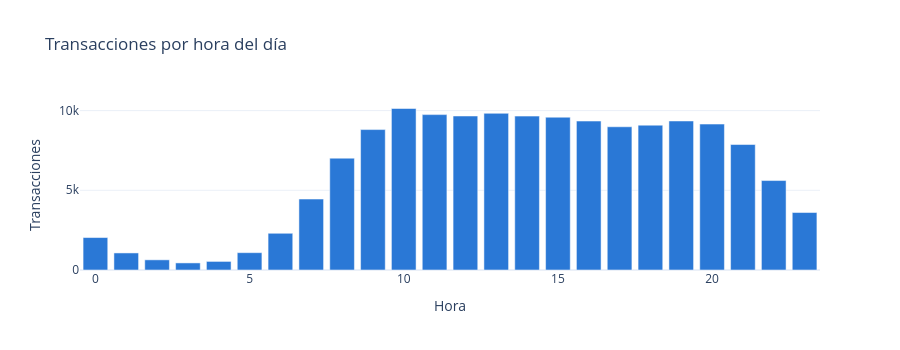

The notebook cell this image was saved under:
### Code cell
# Volumen de transacciones por hora, para saber qué tan confiable es la tasa de cada una
fig = px.bar(
    df['hora'].value_counts().sort_index(),
    color_discrete_sequence=[COLOR_PRINCIPAL],
    labels={'hora': 'Hora', 'value': 'Transacciones'},
    title='Transacciones por hora del día',
)
fig.update_layout(showlegend=False, height=350)
fig.show()

### Figure 1 — Plotly figure (JSON) as saved in the notebook; plotly's stock layout.template omitted (floating-point values rounded to 4 significant figures)
{"data": [{"hovertemplate": "variable=count<br>Hora=%{x}<br>Transacciones=%{y}<extra></extra>", "legendgroup": "count", "marker": {"color": "#2a78d6", "pattern": {"shape": ""}}, "name": "count", "orientation": "v", "showlegend": true, "textposition": "auto", "type": "bar", "x": [0, 1, 2, 3, 4, 5, 6, 7, 8, 9, 10, 11, 12, 13, 14, 15, 16, 17, 18, 19, 20, 21, 22, 23], "xaxis": "x", "y": [2036, 1070, 638, 445, 538, 1087, 2302, 4450, 7016, 8808, 10131, 9748, 9661, 9829, 9653, 9585, 9343, 8984, 9086, 9349, 9154, 7871, 5611, 3605], "yaxis": "y"}], "layout": {"barmode": "relative", "height": 350, "legend": {"title": {"text": "variable"}, "tracegroupgap": 0}, "showlegend": false, "title": {"text": "Transacciones por hora del día"}, "xaxis": {"anchor": "y", "domain": [0, 1], "title": {"text": "Hora"}}, "yaxis": {"anchor": "x", "domain": [0, 1], "title": {"text": "Transacciones"}}}}
